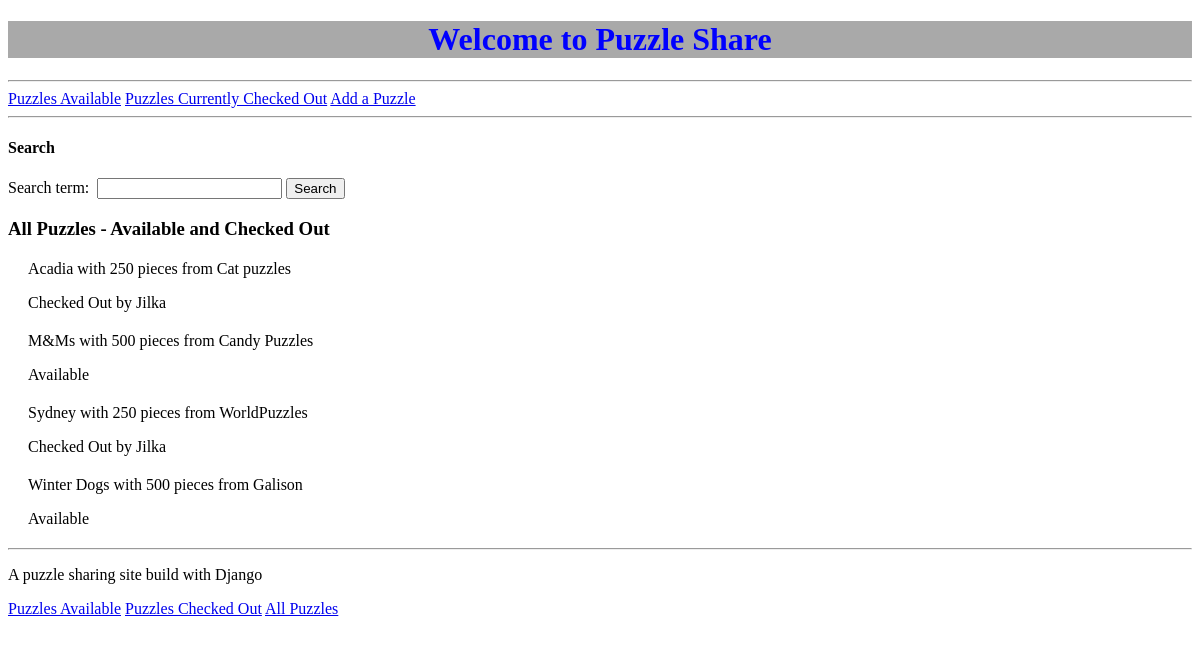
The page / on the database its author committed.
### puzzle_share/models.py (models this page shows)
class Puzzle(models.Model):
    PIECES = (
        (50,  ('50 pieces or less')),
        (100, ('100 pieces')),
        (250, ('250 pieces')),
        (500, ('500 pieces')),
        (750, ('750 pieces')),
        (1000, ('1000 pieces'))
    )
    STATUS=(
        (1, ('Available to borrow')),
        (2, ('Borrowed by someone')),
    )
    name = models.CharField(max_length=20)
    pieces = models.PositiveSmallIntegerField(choices=PIECES, default= 500,)
    company = models.CharField(max_length=20)#, help_text = 'Enter name of puzzle manufacturer')
    status = models.PositiveSmallIntegerField(choices=STATUS, default=1,)
    owner_last_name = models.CharField(max_length=20)
    user_last_name = models.CharField(max_length=20, default = "")
    class Meta:
        unique_together = [['name', 'pieces', 'company']]
    def __str__(self):
        return f'{self.name} with {self.pieces} pieces from {self.company}'

### puzzle_share/views.py (the view)
# urls.py: path('', views.puzzle_list, name='puzzle_list'),
def puzzle_list(request):
    search_form = SearchForm(request.GET)
    if search_form.is_valid():
        search_term = search_form.cleaned_data['search_term']
        puzzles = Puzzle.objects.filter(name__icontains=search_term).order_by('name')
    else:
        search_form = SearchForm()
        puzzles = Puzzle.objects.order_by('name')
    return render(request, 'puzzle_share/puzzlelist.html', {'puzzles': puzzles, 'search_form': search_form})

### puzzle_share/forms.py
class SearchForm(forms.Form):
    search_term = forms.CharField()

### puzzle_share/templates/puzzle_share/puzzlelist.html
{% extends 'puzzle_share/base.html' %}
{% block content %}
<a class = "nav-link" href="{% url 'puzzles_available' %}">Puzzles Available</a>
<a class = "nav-link" href="{% url 'puzzles_checked_out' %}"> Puzzles Currently Checked Out</a>
<a class = "nav-link" href="{% url 'add_puzzle' %}">Add a Puzzle</a>
<hr>
<h4>Search</h4>
<form method="GET" action="{% url 'puzzle_list' %}">
    {{ search_form }}
    <button type="submit">Search</button>
</form>
<h3> All Puzzles - Available and Checked Out</h3>
{% for puzzle in puzzles %}
<div class="puzzlelist-puzzle">
   <span class = "puzzle-details"> {{ puzzle }}</span>
    {% if puzzle.status == 1 %}
    <p>Available</p>
    {% endif %}
    {% if puzzle.status == 2 %}
    <p>Checked Out by {{ puzzle.user_last_name }}</p>
    {% endif %}
</div>
{% empty %}
<P> No puzzles match search term</P>
{% endfor %}
{% endblock %}

### puzzle_share/static/css/style.css (style rules this page uses)
span.puzzle-details { display: inline-block; width: 70% }
div.puzzlelist-puzzle { margin: 20px; }
label { display: inline-block; padding-right: 8px; }
a.nav-link { padding-right: 40 px; }

### rows shown on the page
Puzzle: name+pieces+company "Acadia with 250 pieces from Cat puzzles", user_last_name "Jilka"
Puzzle: name+pieces+company "M&Ms with 500 pieces from Candy Puzzles", status "Available"
Puzzle: name+pieces+company "Sydney with 250 pieces from WorldPuzzles", user_last_name "Jilka"
Puzzle: name+pieces+company "Winter Dogs with 500 pieces from Galison", status "Available"
